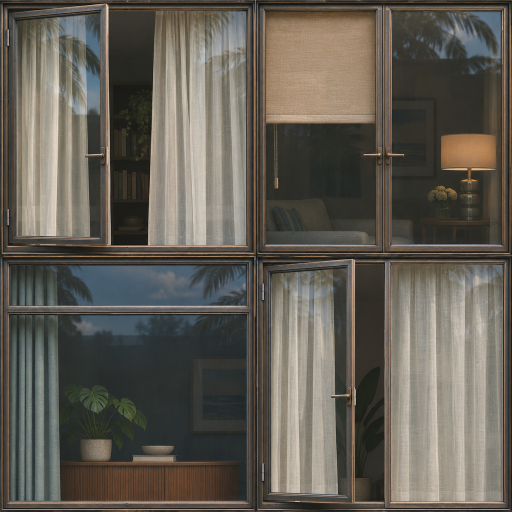
#> input picture unity/Assets/Suborned/Materials/Play/ResidenceWindows.jpg, 1024 x 1024 px (shown at 1/2 size); its folder holds 6 pictures in this run
$ python court_finish.py
#> lines starting #> are read from the running program, lines starting #| are printed output that depends on the picture
"""Laminate, glazed masonry, glass and the enamel globe at Lantern Court."""
from pathlib import Path
import numpy as np
from PIL import Image, ImageDraw, ImageFont, ImageFilter
from math import pi,sin,cos

HERE=Path(__file__).resolve().parent
OUT=HERE.parents[1]/'unity/Assets/Suborned/Materials/Play'
N=384
rng=np.random.default_rng(1717)
y,x=np.indices((N,N));n=rng.normal(0,1.6,(N,N))
base=Image.new('RGB',(N*4,N*4));mask=Image.new('RGBA',(512,512));lights=Image.new('RGB',(512,512))
#> after `base = Image.new('RGB', (N * 4, N * 4))`: base: PIL image 1536x1536 RGB; every value is 0
#> after `mask = Image.new('RGBA', (512, 512))`: mask: PIL image 512x512 RGBA; every value is 0
#> after `lights = Image.new('RGB', (512, 512))`: lights: PIL image 512x512 RGB; every value is 0
rooms=Image.open(OUT/'ResidenceWindows.jpg').convert('RGB')
#> rooms is the input picture: PIL image 1024x1024 RGB; mean R, G, B 97.8, 93.2, 84.3
sample=Image.open(OUT/'ResidenceStone.jpg').convert('L').resize((N,N),Image.Resampling.LANCZOS)
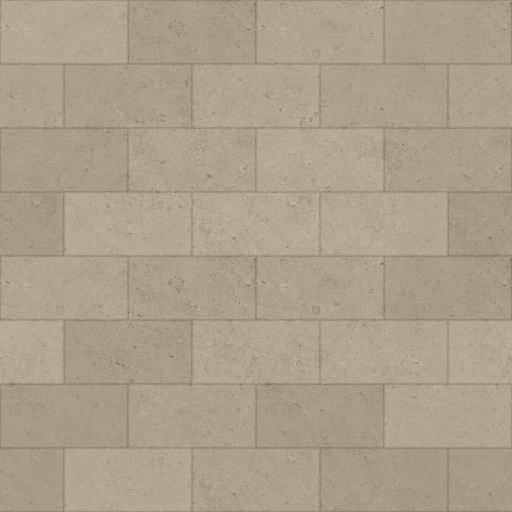
#> input picture unity/Assets/Suborned/Materials/Play/ResidenceStone.jpg, 1024 x 1024 px (shown at 1/2 size)
grain=np.array(sample).astype(float);grain-=grain.mean()


def rgb(v,texture):
#> called with v = (215, 205, 180)
    return Image.fromarray(np.clip(np.array(v)+texture[:,:,None],0,255).astype('uint8'))


def put(slot,im,metal,gloss,emit=None):
#> called with slot = 0, metal = 0, gloss = 102
    def pad(image,side):
        border=round(side*.035)
        data=np.asarray(image.resize((side-2*border,side-2*border),Image.Resampling.LANCZOS))
        return Image.fromarray(np.pad(data,((border,border),(border,border),(0,0)),mode='edge'))
    for target,side,tile in [(base,N,im),(mask,128,Image.new('RGBA',(N,N),(metal,0,0,gloss))),(lights,128,emit or Image.new('RGB',(N,N)))]:
        target.paste(pad(tile,side),(slot%4*side,slot//4*side))
#> this loop made 3 passes
#> side on passes 1 to 3: 384, 128, 128


put(0,rgb((215,205,180),grain*.77),0,102)                # shell limestone
put(1,rgb((169,157,135),grain*.48),0,108)                # shaded terrazzo
#> the loop in put (call 2), `for target,side,tile in [(base,N,im),(mask,128,Image.new('RGBA',(N,N),..` made 3 passes
grout=np.minimum(x%32,31-x%32)<1
put(2,rgb((105,157,148),n-grout*14),25,155)              # glazed celadon
#> the loop in put (call 3), `for target,side,tile in [(base,N,im),(mask,128,Image.new('RGBA',(N,N),..` made 3 passes
#> pass 1, in pad (call 7), `data=np.asarray(image.resize((side-2*border,side-2*border),Image.Resam..`:
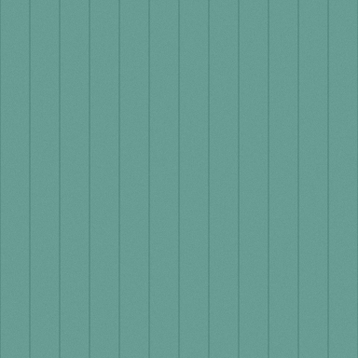
#> data: shape (358, 358, 3); mean R, G, B 103.6, 155.6, 146.6
for index,quad in [(3,0),(4,2),(5,1),(8,3)]:
    ix,iy=quad%2*512,quad//2*512
    r=rooms.crop((ix+18,iy+18,ix+494,iy+494)).resize((N,N))
    raw=np.array(r).astype(float)
    # Daylit tinted glass over the flats, with a higher sky value in the top third.
    tint=np.array((72,113,125))[None,None,:]+(1-y/N)[:,:,None]*16
    glass=np.clip(raw*.62+tint*.47,0,255).astype('uint8')
    put(index,Image.fromarray(glass),57,195,r.point(lambda v:max(0,(v-114)*.27)))
#> this loop made 4 passes
#> pass 1, `glass=np.clip(raw*.62+tint*.47,0,255).astype('uint8')`:
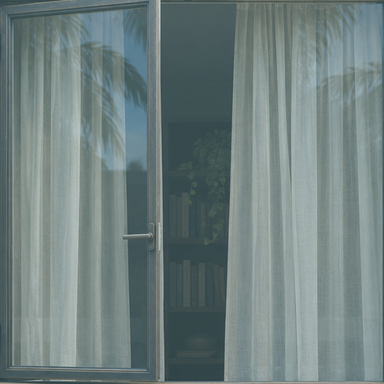
#> glass: shape (384, 384, 3); mean R, G, B 112, 128.3, 127.4
#> after the loop:
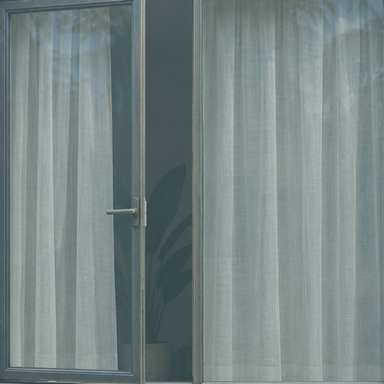
#> glass: shape (384, 384, 3); mean R, G, B 118.4, 134.1, 133.1
#> after the loop:
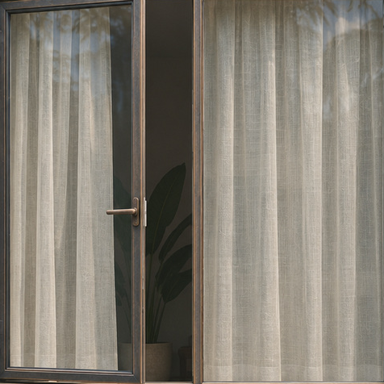
#> r: PIL image 384x384 RGB; mean R, G, B 131.2, 125.4, 114.6
put(6,rgb((176,148,95),n+1.8*np.cos(y*.8)),190,161)  # aged polished brass
#> call 4 of rgb, with v = (176, 148, 95)
#> in rgb (call 4), `return Image.fromarray(np.clip(np.array(v)+texture[:,:,None],0,255).as..`:
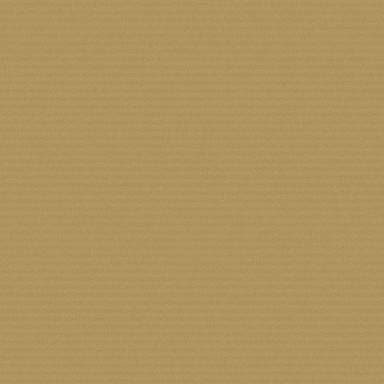
#> returned value: PIL image 384x384 RGB; mean R, G, B 175.5, 147.5, 94.5
put(7,rgb((145,69,57),grain*.41),10,120)             # oxblood vitreous panels
#> in rgb (call 5), `return Image.fromarray(np.clip(np.array(v)+texture[:,:,None],0,255).as..`:
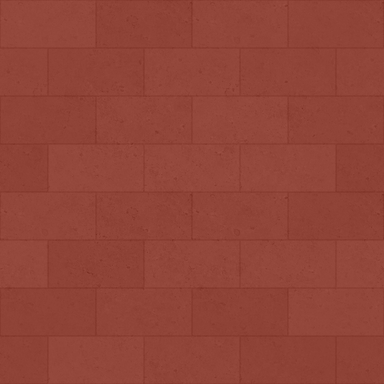
#> returned value: PIL image 384x384 RGB; mean R, G, B 144.5, 68.5, 56.5
# Cartography from Natural Earth's public-domain 1:110m land, kept as a small source mask.
#> (the run stopped early here; a loop or call above may not have finished)
